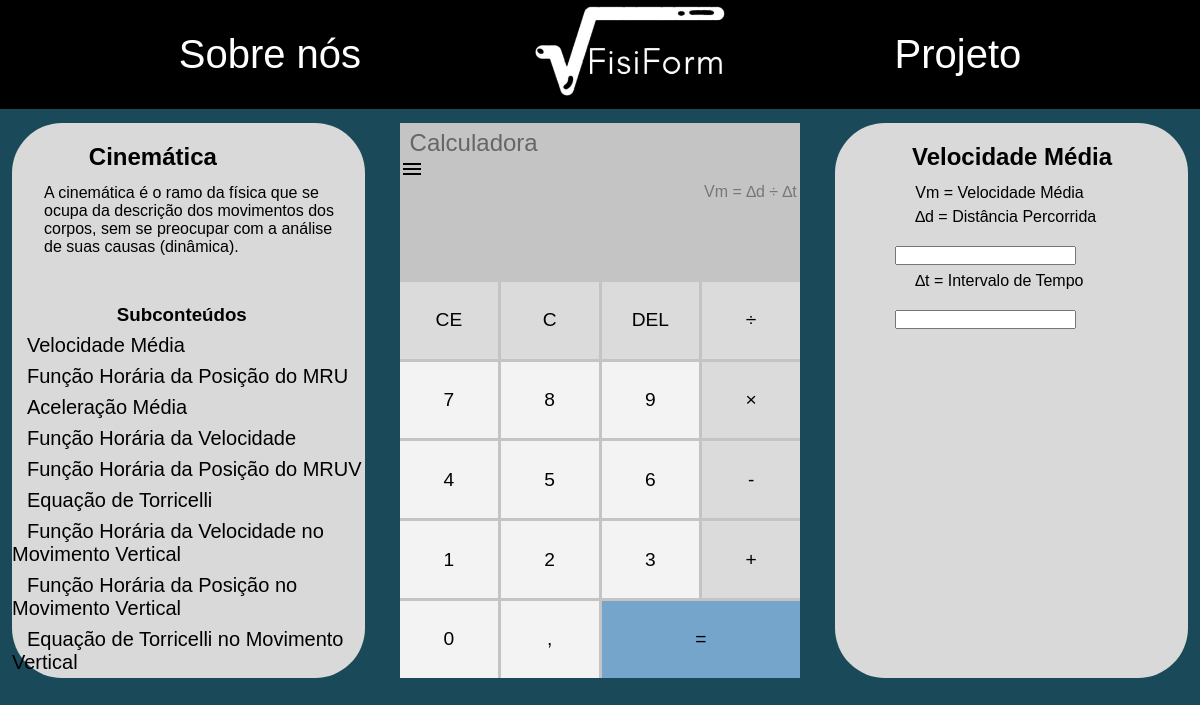
The page /formula.php?conteudo=3&formulas=7 on the database its author committed.
### tables this page shows
CREATE TABLE `conteudo` (
  `ConteudoID` int(11) NOT NULL,
  `Nome` varchar(100) DEFAULT NULL,
  `Conceito` longtext DEFAULT NULL
);

CREATE TABLE `formulas` (
  `FormulaID` int(11) NOT NULL,
  `FormulaComputacional` varchar(250) DEFAULT NULL,
  `Nome` varchar(100) DEFAULT NULL,
  `Estrutura` varchar(150) DEFAULT NULL,
  `SubConteudoID` int(11) NOT NULL
);

CREATE TABLE `variaveis` (
  `VariaveisID` int(11) NOT NULL,
  `Variavel` varchar(45) DEFAULT NULL,
  `Conceito` varchar(250) DEFAULT NULL,
  `FormulaID` int(11) NOT NULL DEFAULT 0,
  `Resultado` tinyint(1) NOT NULL DEFAULT 0
);

### formula.php (the view, shortened to what this page needs)
<?php
include_once 'conexao.php';
$conteudo = $_GET['conteudo'];
$formulas = $_GET['formulas'];
?>
<!DOCTYPE html>
<html lang="en">
<head>
    <link rel="stylesheet" href="./css/formulas.css">
</head>
<body>
<header>
    <nav class="container">
        <a href="./sobre_nos.html">Sobre nós</a>
        <div id="logo">
            <a href="index.html">
                <img src="img/logo.png" alt="logo" width="200px" height="100px">
            </a>
        </div>
        <a href="./projeto.html">Projeto</a>
    </nav>
</header>
<div class="wrapper-calc">
    <div class="container">
      <div class="retangulo">
      <?php
      $sql = "SELECT * FROM conteudo WHERE ConteudoID =".$conteudo;
      $resultado = mysqli_query($conexao, $sql);
      $dados = mysqli_fetch_array($resultado, MYSQLI_ASSOC);
      ?>
       <h2 id="cinematica"><?php echo $dados['Nome'];?></h2>
      <p id="conc"><?php echo $dados['Conceito'];?></p>
      <h3>Subconteúdos</h3>
      <ul id="ul_simm">
            <?php
              $sql = "SELECT
                f.*,s.ConteudoID
              FROM formulas AS f
              INNER JOIN subconteudo AS s
              ON f.SubConteudoID = s.SubConteudoID
              WHERE s.ConteudoID = ".$conteudo;
              $resultado = mysqli_query($conexao, $sql);
              while ($value = mysqli_fetch_array($resultado, MYSQLI_ASSOC)) {
              ?>
                <li id="sim"><a class="simm" href="./formula.php?conteudo=<?php echo $value['ConteudoID'];?>&formulas=<?php echo $value['FormulaID'];?>"><?php echo $value['Nome'];?></a></li>
              <?php
              }
              ?>
      </ul>
</div>
        <div id="calc">
    <div id="calc">
      <a id="titulo" href="javascript:void(0);">Calculadora</a>
      <i id="menu" class="material-icons" onclick="clickMenu()">menu</i>
      <div id="operations">
        <?php
        $sql = "SELECT * FROM formulas WHERE FormulaID =".$formulas;
        $resultado = mysqli_query($conexao, $sql);
        $dados = mysqli_fetch_array($resultado, MYSQLI_ASSOC);
        ?>
        <div id="previous-operation"><?php echo $dados['Estrutura'];?></div>
        <div id="current-operation"></div>
      </div>
      <div id="buttons-container">
        <button>CE</button>
        <button>C</button>
        <button>DEL</button>
        <button>÷</button>
        <button class="number">7</button>
        <button class="number">8</button>
        <button class="number">9</button>
        <button>×</button>
        <button class="number">4</button>
        <button class="number">5</button>
        <button class="number">6</button>
        <button>-</button>
        <button class="number">1</button>
        <button class="number">2</button>
        <button class="number">3</button>
        <button>+</button>
        <button class="number">0</button>
        <button class="number">,</button>
        <button onclick="calcula()" id="equal-btn">=</button>
      </div>
    </div>
  </body>
</html>
    <div class="retangulo">
    <?php
    $sql = "SELECT * FROM formulas WHERE FormulaID =".$formulas;
    $resultado = mysqli_query($conexao, $sql);
    $dados = mysqli_fetch_array($resultado, MYSQLI_ASSOC);
    ?>
    <h2><?php echo $dados['Nome']; ?></h2>
        <?php
        $sql = "SELECT v.* FROM conteudo AS c
        INNER JOIN subconteudo AS sc ON c.ConteudoID = sc.ConteudoID
        INNER JOIN formulas AS f ON sc.SubConteudoID = f.SubConteudoID
        INNER JOIN variaveis AS v ON f.FormulaID = v.FormulaID
        WHERE c.ConteudoID = ".$conteudo." AND v.FormulaID =".$formulas;
        $resultado = mysqli_query($conexao, $sql);
        while ($value = mysqli_fetch_array($resultado, MYSQLI_ASSOC)) {
          ?>
          <p id="varia"><?php echo $value['Variavel'] . ' = ' . $value['Conceito'];?></p>
          <?php
          if ($value['Resultado'] == 0 ) {
          ?>
            <input type="number" id="<?php echo $value['Variavel']; ?>" class ="Variaveis">
          <?php } else {
          }
        }
        ?>
        </div>
</body>
</html>

### css/formulas.css (style rules this page uses)
* { margin: 0; padding: 0; box-sizing: border-box; font-family: Arial, Helvetica, sans-serif; box-sizing: border-box; }
.container { width: 100%; max-width: 1200px; margin: 0 auto; padding: 0 1%; }
p { color: white; }
#conc { color: black; margin-left: 2em; margin-right: 20px; margin-bottom: 3em; }
#varia { color: black; margin-top: 0.4em; margin-left: 5em; }
header { width: 100%; background: black; }
nav { width: 100%; display: flex; align-items: center; justify-content: space-evenly; }
a { color: inherit; text-decoration: none; font-size: 40px; color: white; }
#titulo { margin-top: 0.25em; margin-left: 0.4em; font-size: 1.5em; font-weight: 300; color: #666; }
body { background-color: #1A4A5A; }
.retangulo { width: 30%; border-radius: 50px; background-color: #D9D9D9; }
.wrapper-calc { width: 100%; }
.wrapper-calc .container { padding-top: 14px; padding-bottom: 10px; display: flex; justify-content: space-between; align-items: stretch; }
#calc { width: 400px; background-color: #c4c4c4; color: #000; display: flex; flex-direction: column; }
h3 { margin-left: 5.6em; }
#operations { text-align: right; }
#previous-operation { color: #777; padding: 0.2em; overflow-wrap: break-word; min-height: 1.6em; }
#current-operation { min-height: 1.6em; font-size: 3em; font-weight: 700; padding: 0.2em; overflow-wrap: break-word; }
#buttons-container { display: grid; grid-template-columns: 1fr 1fr 1fr 1fr; gap: 3px; }
#buttons-container button { border: 1px solid transparent; border-radius: 0; height: 4em; font-size: 1.2em; background-color: #dbdbdb; cursor: pointer; }
#buttons-container .number { background-color: #f3f3f3; }
#buttons-container #equal-btn { grid-column: span 2; background-color: #75a5cb; }
#menu { width: 23px; height: 22.5px; display: block; cursor: pointer; }
h2 { margin-top: 20px; margin-bottom: 13px ; margin-left: 3.2em; }
.Variaveis { margin-left: 4.5em; margin-top: 20px; }
.simm { color: #000; font-size: 20px; margin-left: 15px; }
#sim { margin-top: 8px; list-style-type: none; }

### rows shown on the page
conteudo: Nome "Cinemática", Conceito "A cinemática é o ramo da física que se ocupa da descrição dos movimentos dos corpos, sem se preocupar com a análise de suas causas (dinâmica)."
formulas: Nome "Velocidade Média", Estrutura "Vm = ∆d ÷ ∆t"
formulas: Nome "Função Horária da Posição do MRU"
formulas: Nome "Aceleração Média"
formulas: Nome "Função Horária da Velocidade"
formulas: Nome "Função Horária da Posição do MRUV"
formulas: Nome "Equação de Torricelli"
formulas: Nome "Função Horária da Velocidade no Movimento Vertical"
formulas: Nome "Função Horária da Posição no Movimento Vertical"
formulas: Nome "Equação de Torricelli no Movimento Vertical"
variaveis: Variavel "Vm", Conceito "Velocidade Média"
variaveis: Variavel "∆d", Conceito "Distância Percorrida"
variaveis: Variavel "∆t", Conceito "Intervalo de Tempo"
